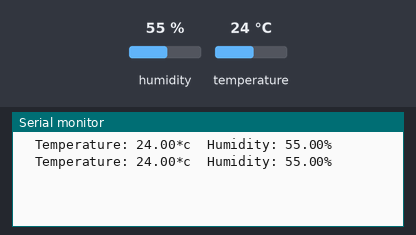
The sketch below on a simulated Arduino Uno, built with avr-gcc and run on an emulated ATmega328P. On the bench: the last lines printed to the serial monitor. The test bench sets the inputs (shaded band); at power-on: humidity 55 %, temperature 24 °C.

Above: at 2.8 s.
2.9 s: humidity set to 22 %
At 4.5 s:
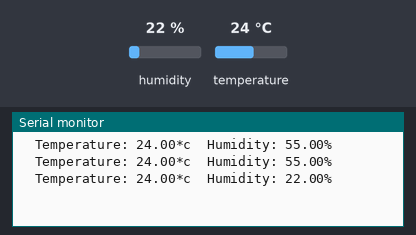
5.6 s: temperature set to 12 °C
At 7.5 s:
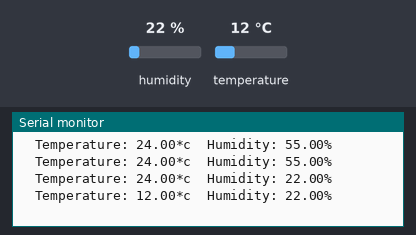
8.3 s: humidity set to 40 %
At 11.0 s:
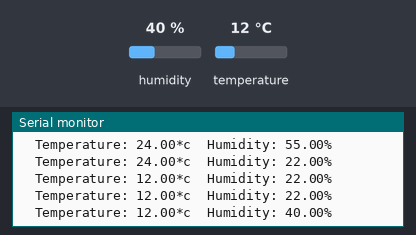
Timing chart, 0 to 12.5 s (numbered marks = the images above; inputs shaded):
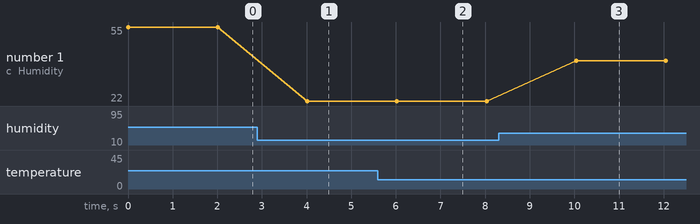

Measured:
- after the input at 2.9 s, the serial monitor: prints a new line after 1.1 s (image 1)
- after the input at 5.6 s, the serial monitor: prints a new line after 0.42 s (image 2)
- after the input at 8.3 s, the serial monitor: prints a new line after 1.7 s (image 3)
- plotted number 1: 55 → 22 after the input at 2.9 s, 22 → 40 after the input at 8.3 s

The sketch:

039-DHT11-and-DHT22-Sensor.ino
```cpp
#include "DHT.h"                        //include the DHT library
#include <stdio.h>
#include <LiquidCrystal.h>              //include the LiquidCrystal library
#define DHTPin 2                        //define DHT pin
LiquidCrystal lcd(1, 3, 4, 5, 6, 7);    //define LCD pins (RS, E, D4, D5, D6, D7)
DHT dht;

void setup() {
  dht.setup(DHTPin);
  Serial.begin(9600);                      //initializes the LCD and specifies the dimensions
}
void loop() {
  float temp = dht.getTemperature();
  float humi = dht.getHumidity();
  Serial.print("  Temperature: ");
  Serial.print(dht.getTemperature());
  Serial.print("*c");
  Serial.print("  Humidity: ");
  Serial.print(dht.getHumidity());
  Serial.println("%");
  delay(2000);
}
```
